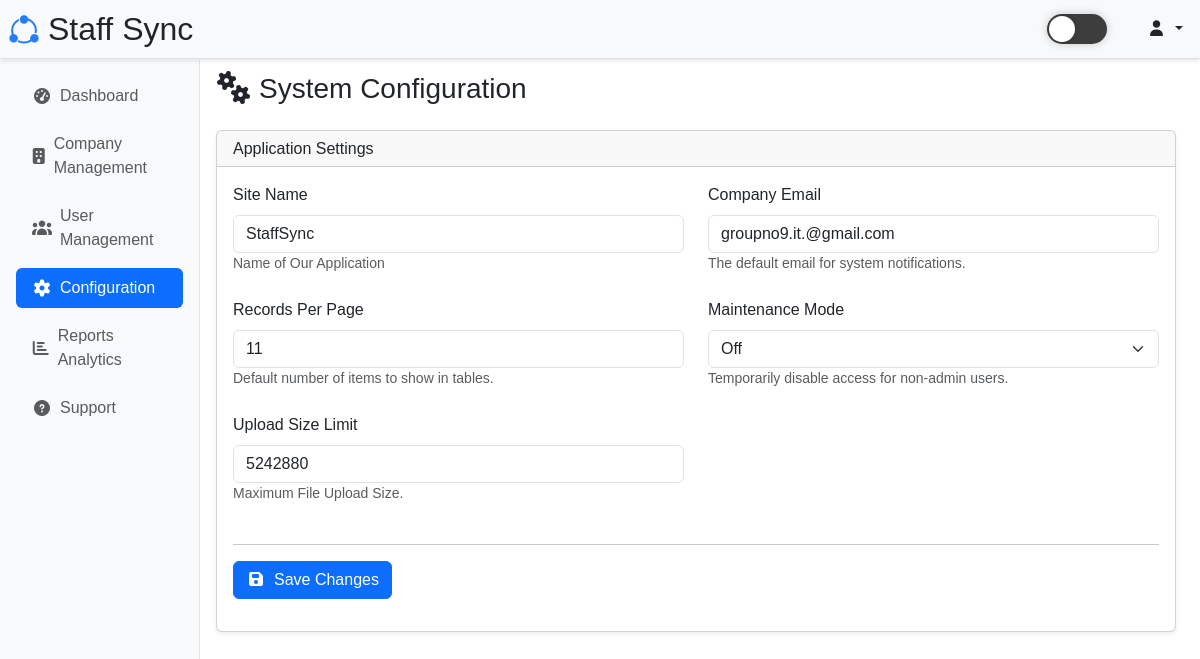
Screenshot of /admin/settings.php (signed in) with the database file from the repository.
### tables this page shows
CREATE TABLE `system_settings` (
  `id` int(11) NOT NULL,
  `setting_key` varchar(100) NOT NULL COMMENT 'Unique key for the setting',
  `setting_value` text DEFAULT NULL COMMENT 'Value of the setting',
  `description` text DEFAULT NULL COMMENT 'Description of the setting',
  `updated_by` int(11) DEFAULT NULL COMMENT 'User who last updated',
  `updated_at` timestamp NOT NULL DEFAULT current_timestamp() ON UPDATE current_timestamp(),
  `created_at` timestamp NOT NULL DEFAULT current_timestamp()
);

### includes/functions.php (called while the page is built, shortened)
<?php
function isLoggedIn()
{
    return isset($_SESSION['user_id']);
}
function query(mysqli $mysqli, string $sql, array $params = []): array
{
    try {
        $stmt = $mysqli->prepare($sql);
        $stmt->execute();
        $query_type = strtoupper(substr(trim($sql), 0, 6));
        if ($query_type === 'SELECT') {
            $result = $stmt->get_result();
            $data = $result->fetch_all(MYSQLI_ASSOC);
            return ['success' => true, 'data' => $data];
        } elseif ($query_type === 'INSERT') {
            return ['success' => true, 'insert_id' => $stmt->insert_id];
        } else {
            return ['success' => true, 'affected_rows' => $stmt->affected_rows];
        }
    } catch (Exception $e) {
        return ['success' => false, 'error' => $e->getMessage()];
    } finally {
        if (isset($stmt)) {
            $stmt->close();
        }
    }
}
?>

### admin/settings.php (the view, shortened to what this page needs)
<?php
require_once '../config/db.php';
require_once '../includes/functions.php';
$settings_result = query($mysqli, "SELECT setting_key, setting_value, description FROM system_settings ORDER BY id");
$settings_list = $settings_result['success'] ? $settings_result['data'] : [];
function render_setting_field(array $setting): void
{
    $key = htmlspecialchars($setting['setting_key']);
    $value = htmlspecialchars($setting['setting_value']);
    $description = htmlspecialchars($setting['description']);
    $label = ucwords(str_replace('_', ' ', $key));
    echo '<div class="col-md-6 mb-4">';
    echo "<label for='{$key}' class='form-label'>{$label}</label>";
    if ($key === 'maintenance_mode') {
        echo "<select class='form-select' id='{$key}' name='{$key}'>";
        echo "<option value='0'" . ($value == '0' ? ' selected' : '') . ">Off</option>";
        echo "</select>";
    } elseif (strpos($key, 'email') !== false) {
        echo "<input type='email' class='form-control' id='{$key}' name='{$key}' value='{$value}'>";
    } elseif (strpos($key, 'per_page') !== false || strpos($key, 'limit') !== false || strpos($key, 'size') !== false) {
        echo "<input type='number' class='form-control' id='{$key}' name='{$key}' value='{$value}'>";
    } else {
        echo "<input type='text' class='form-control' id='{$key}' name='{$key}' value='{$value}'>";
    }
    echo "<small class='form-text text-muted'>{$description}</small>";
    echo '</div>';
}
require_once '../components/layout/header.php';
?>
<div class="d-flex">
    <?php require_once '../components/layout/sidebar.php'; ?>
    <div class="p-3 p-md-4" style="flex: 1;">
        <h2 class="h3 mb-4 text-gray-800"><i class="fas fa-cogs me-2"></i>System Configuration</h2>
        <div class="card shadow-sm">
            <div class="card-header">
                <h6 class="m-0 font-weight-bold">Application Settings</h6>
            </div>
            <div class="card-body">
                <form id="settingsForm">
                    <div class="row">
                        <?php
                        if (!empty($settings_list)) {
                            foreach ($settings_list as $setting) {
                                render_setting_field($setting);
                            }
                        } else {
                            echo '<p class="text-muted">No settings found in the database.</p>';
                        }
                        ?>
                    </div>
                    <hr class="my-3">
                    <button type="submit" class="btn btn-primary">
                        <i class="fas fa-save me-2"></i>Save Changes
                    </button>
                </form>
            </div>
        </div>
    </div>
</div>
<?php require_once '../components/layout/footer.php'; ?>

### components/layout/header.php (shortened to what this page needs)
<?php
require_once '../config/db.php';
require_once '../includes/functions.php';
?>
<html lang="en" data-bs-theme="light">
    <head>
        <link rel="stylesheet" href="https://cdnjs.cloudflare.com/ajax/libs/font-awesome/7.0.0/css/all.min.css"
 />
        <link rel="stylesheet" href="/hrms/assets/css/bootstrap.css">
        <link rel="stylesheet" href="/hrms/assets/css/datatable.css">
        <link rel="stylesheet" href="/hrms/assets/css/datatable_bootstrap_responsive.css">
        <link rel="stylesheet" href="/hrms/assets/css/custom.css">
    </head>
    <body class="bg-body">
        <div
            class="hrms-header p-1 d-flex justify-content-between align-items-center border-bottom position-fixed top-0 start-0 w-100 bg-body-tertiary">
            <div class="wrapper d-flex align-items-center justify-content-start">
                <div class="logo">
                    <a href="index.php" class="navbar-brand d-flex align-items-center text-decoration-none">
                        <img src="/hrms/assets/img/SS.png" alt="" height="40"
                            class="d-inline-block align-text-top pe-1">
                        <h2 class="m-0 d-none d-md-block">Staff Sync</h2>
                    </a>
                </div>
            </div>
            <div class="wrapper d-flex align-items-center justify-content-end gap-3">
                <div class="theme-toggle-wrapper">
                    <div id="toggleThemeBtn" class="theme-toggle">
                        <div class="toggle-circle"></div>
                    </div>
                </div>
                <?php if (isLoggedIn()): ?>
                    <div class="user-menu">
                        <div class="dropdown">
                            <button class="btn dropdown-toggle" type="button" id="userMenuButton" data-bs-toggle="dropdown"
                                aria-expanded="false">
                                <i class="fas fa-user svg"></i>
                            </button>
                        </div>
                    </div>
                <?php endif; ?>
            </div>
        </div>

### components/layout/sidebar.php (shortened to what this page needs)
<?php
$current_page = $_SERVER['PHP_SELF'] ?? '';
switch ($_SESSION['role_id']) {
  case 1:
    $navigation_menu = [
      'dashboard' => [
        'title' => 'Dashboard',
        'icon' => 'fas fa-tachometer-alt',
        'url' => '/hrms/admin/index.php',
        'permission' => null,
        'submenu' => []
      ],
      'Companies' => [
        'title' => 'Company Management',
        'icon' => 'fas fa-building',
        'url' => '/hrms/admin/companies.php',
        'permission' => null,
        'submenu' => []
      ],
      'Users' => [
        'title' => 'User Management',
        'icon' => 'fas fa-users',
        'url' => '/hrms/admin/user_management.php',
        'permission' => null,
        'submenu' => []
      ],
      'Configuration' => [
        'title' => 'Configuration',
        'icon' => 'fas fa-cog',
        'url' => '/hrms/admin/settings.php',
        'permission' => null,
        'submenu' => []
      ],
      'Reports/Analytics' => [
        'title' => 'Reports Analytics',
        'icon' => 'fas fa-chart-bar',
        'url' => '/hrms/admin/reports.php',
        'permission' => null,
        'submenu' => []
      ],
      'Support' => [
        'title' => 'Support',
        'icon' => 'fas fa-circle-question',
        'url' => '/hrms/admin/support.php',
        'permission' => null,
        'submenu' => []
      ],
    ];
    break;
}
function shouldShowMenuItem($item)
{
  if (!isset($item['permission']) || $item['permission'] === null) {
    return true;
  }
  return hasPermission($item['permission']);
}
function isActivePage($url)
{
  global $current_page;
  return strpos($current_page, $url) !== false;
}
?>
<div class="flex-column flex-shrink-0 p-3 bg-body-tertiary border-end sidebar d-md-flex position-fixed" id="backdrop"
  style="">
  <ul class="nav nav-pills flex-column mb-auto" id="sidebar">
    <?php foreach ($navigation_menu as $key => $item): ?>
      <?php if (shouldShowMenuItem($item)): ?>
        <li class="nav-item mb-2">
          <?php if (empty($item['submenu'])): ?>
            <a class="nav-link d-flex align-items-center py-2 px-3 rounded <?php echo isActivePage($item['url']) ? 'active bg-primary text-white' : 'text-muted'; ?>"
              href="<?php echo htmlspecialchars($item['url']); ?>">
              <i class="<?php echo htmlspecialchars($item['icon']); ?> me-2" style="width: 20px;"></i>
              <span><?php echo htmlspecialchars($item['title']); ?></span>
            </a>
          <?php endif; ?>
        </li>
      <?php endif; ?>
    <?php endforeach; ?>
  </ul>
</div>

### components/layout/footer.php (shortened to what this page needs)
</body>
</html>

### assets/css/datatable.css (style rules this page uses)
:root { --dt-row-selected: 13, 110, 253; --dt-row-selected-text: 255, 255, 255; --dt-row-selected-link: 9, 10, 11; --dt-row-stripe: 0, 0, 0; --dt-row-hover: 0, 0, 0; --dt-column-ordering: 0, 0, 0; --dt-html-background: white; }

### assets/css/custom.css (style rules this page uses)
* { font-family: Verdana, Geneva, Tahoma, sans-serif; }
:root { --bs-card-cap-bg: rgba(var(--bs-body-color-rgb), 0.03); }
.hrms-header { box-shadow: 0 2px 4px rgba(0, 0, 0, 0.1); z-index: 100; }
.sidebar { z-index: 99; top: 60px; left: 0; display: flex; width: 200px; min-height: 100vh; }
.theme-toggle { position: relative; width: 60px; height: 30px; border-radius: 15px; background-color: #3d3d3d; cursor: pointer; transition: 0.3s; overflow: hidden; box-shadow: 0 0 10px rgba(0, 0, 0, 0.2); }
.theme-toggle::before { position: absolute; left: 5px; top: 50%; transform: translateY(-50%); font-size: 16px; }
.theme-toggle::after { position: absolute; right: 5px; top: 50%; transform: translateY(-50%); font-size: 16px; }
.toggle-circle { position: absolute; top: 2px; left: 2px; width: 26px; height: 26px; border-radius: 50%; background: #fff; transition: 0.3s; box-shadow: 0 0 5px rgba(0, 0, 0, 0.2); }
.theme-toggle-wrapper { display: flex; justify-content: center; align-items: center; padding: 10px; border-radius: 8px; transition: 0.3s; }

### rows the page displays
system_settings: setting_key "Site Name", setting_value "StaffSync", description "Name of Our Application"
system_settings: setting_key "Company Email", company_email "groupno9.it.@gmail.com", description "The default email for system notifications."
system_settings: setting_key "Records Per Page", setting_value "11", description "Default number of items to show in tables."
system_settings: setting_key "Maintenance Mode", maintenance_mode "Off", description "Temporarily disable access for non-admin users."
system_settings: setting_key "Upload Size Limit", setting_value "5242880", description "Maximum File Upload Size."

### other values shown
$item['title'] "Dashboard"
$item['title'] "Company Management"
$item['title'] "User Management"
$item['title'] "Configuration"
$item['title'] "Reports Analytics"
$item['title'] "Support"
